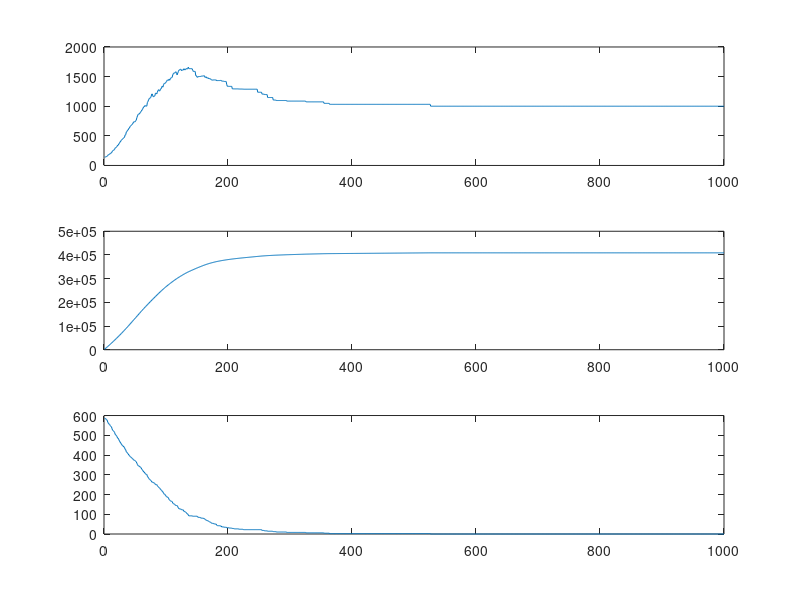

This chart was generated by the following MATLAB code:
clear;clc;

data=csvread('data-rate.csv',1,0);
[m,n]=size(data);


A=zeros(1,1000);

sunhao=0;
gold = 0;
cash = 1000;
for j=1:1000
    zengchang=j*0.0001;
    for i =30:m

            
        if(data(i,2)>zengchang)
            if(cash*0.01<((gold+cash*0.99)-gold))
                gold=gold+cash*0.99;
                sunhao=sunhao+cash*0.01;
                
                if(cash~=0)
                A(j)=A(j)+1;
                end
                cash=0;

            end
        end
        if(data(i,2)<0)
            cash=cash+gold*0.99;
            sunhao=sunhao+gold*0.01;
            
            if(gold~=0)
            A(j)=A(j)+1;
            end
            gold=0;
        end
        if(data(i,2)==0)
            gold=gold;
        else
            gold=gold*(1+data(i,2));
        end
        
    end
    Cash(j)=cash+gold*0.99;
    Sunhao(j)=sunhao;
    gold = 0;
    cash = 1000;
end
figure
subplot(3,1,1)
plot(Cash)
subplot(3,1,2)
plot(Sunhao)
subplot(3,1,3)
plot(A)

